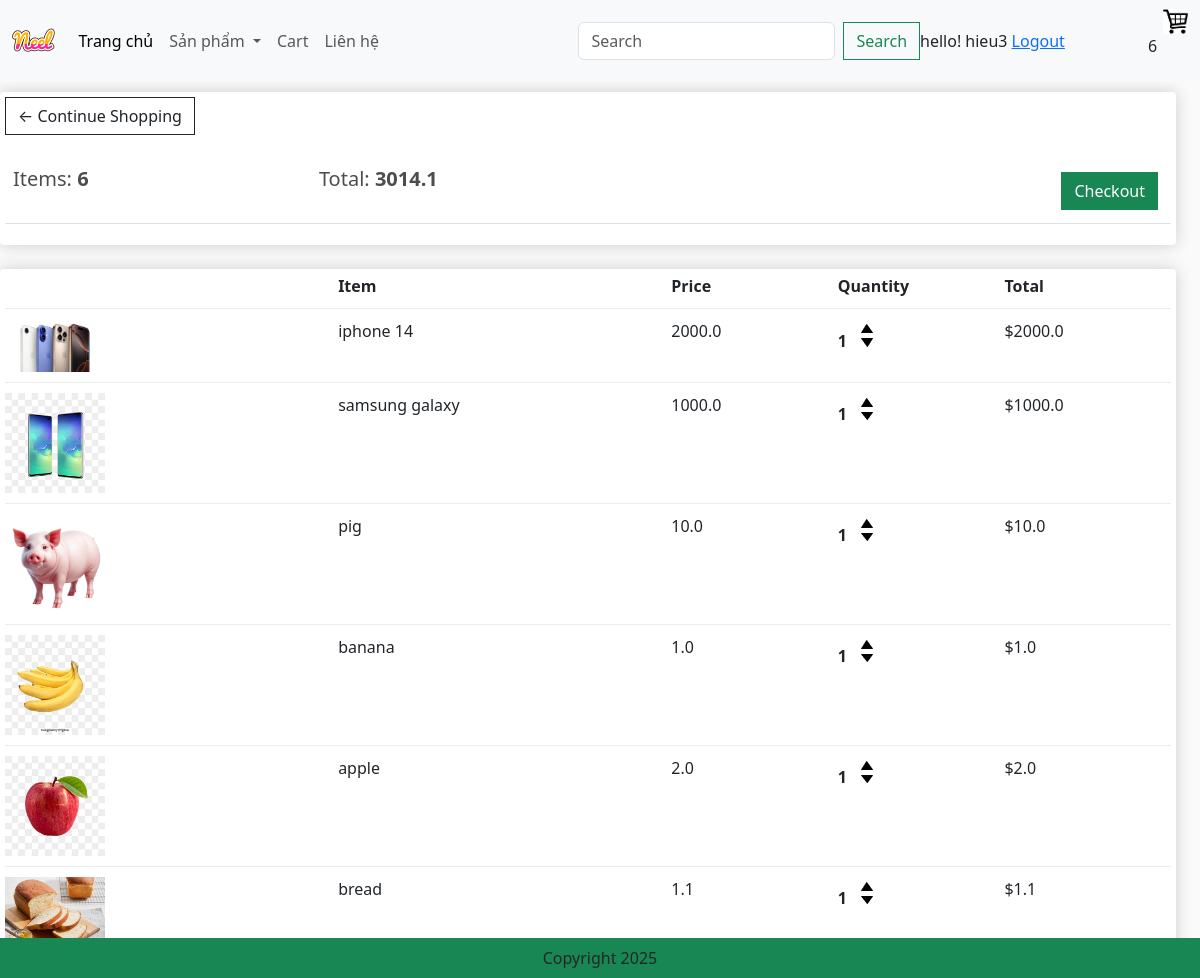
Page /cart/ (signed in) on the committed database.
### app/models.py (models this page shows, shortened)
class Order(models.Model):
    customer = models.ForeignKey(User,on_delete=models.SET_NULL,blank=True,null=True)
    date_order = models.DateTimeField(auto_now_add=True)
    complete = models.BooleanField(default=False,null=True,blank=False)
    transaction_id = models.CharField(max_length=200,null=True)
    @property
    def get_cart_items(self):
        orderitems = self.orderitem_set.all()
        total = sum([item.quantity for item in orderitems])
        return total
    def get_cart_total(self):
        orderitems = self.orderitem_set.all()
        total = sum([item.get_total for item in orderitems])
        return total

class OrderItem(models.Model):
    product = models.ForeignKey(Product,on_delete=models.SET_NULL,blank=True,null=True)
    order = models.ForeignKey(Order,on_delete=models.SET_NULL,blank=True,null=True)
    quantity = models.IntegerField(default=0,null=True,blank=True)
    date_added = models.DateTimeField(auto_now_add=True)
    @property
    def get_total(self):
        total = self.product.price * self.quantity
        return total

class Product(models.Model):
    category = models.ManyToManyField(Category,related_name='product')
    name = models.CharField(max_length=200,null=True)
    price = models.FloatField()
    digital = models.BooleanField(default=False,null=True,blank=False)
    image = models.ImageField(null=True,blank=True)
    detail = models.TextField(null=True,blank=True)
    @property
    def ImageURL(self):
        try:
            url = self.image.url
        except:
            url = ''
        return url

### app/views.py (the view)
# urls.py: path('cart/', views.cart, name="cart"),
def cart(request):
    if request.user.is_authenticated:
        customer = request.user
        order, created = Order.objects.get_or_create(customer = customer,complete=False)
        items = order.orderitem_set.all()
        cartItems = order.get_cart_items
        user_not_login = "hidden"
        user_login = "show"
    else:
        items = []
        order = {'get_cart_items':0, 'get_cart_total':0}
        cartItems = order['get_cart_items']
        user_not_login = "show"
        user_login = "hidden"
    categories = Category.objects.filter(is_sub=False)
    context={'categories':categories,'items':items,'order':order,'cartItems':cartItems,'user_not_login':user_not_login,'user_login':user_login}
    return render(request, 'app/cart.html',context)

### app/templates/app/cart.html
{% extends 'app/base.html' %}
{% load static %}
{% block cart_content %}
<div class="row" style='width:100%'>
	<div class="col-lg-12">
		<div class="box-element">
			<a  class="btn btn-outline-dark" href="{% url 'home' %}">&#x2190; Continue Shopping</a>
			<br>
			<br>
			<table class="table">
				<tr>
					<th><h5>Items: <strong>{{order.get_cart_items}}</strong></h5></th>
					<th><h5>Total:<strong> {{order.get_cart_total}}</strong></h5></th>
					<th>
						<a  style="float:right; margin:5px;" class="btn btn-success" href="{% url 'checkout' %}">Checkout</a>
					</th>
				</tr>
			</table>
		</div>
		<br>
		<div class="box-element">
			<div class="cart-row">
				<div style="flex:2"></div>
				<div style="flex:2"><strong>Item</strong></div>
				<div style="flex:1"><strong>Price</strong></div>
				<div style="flex:1"><strong>Quantity</strong></div>
				<div style="flex:1"><strong>Total</strong></div>
			</div>
			{% for item in items  %}
			<div class="cart-row">
				<div style="flex:2"><img class="row-image" src="{{item.product.ImageURL}}"></div>
				<div style="flex:2"><p>{{item.product.name}}</p></div>
				<div style="flex:1"><p>{{item.product.price}}</p></div>
				<div style="flex:1">
					<p class="quantity">{{item.quantity}}</p>
					<div class="quantity">
						<img data-product = {{item.product.id}} data-action = 'add' class="chg-quantity update-cart" src="{% static  'app/images/arrow-up.png' %}">
						<img data-product = {{item.product.id}} data-action = 'remove' class="chg-quantity update-cart" src="{% static  'app/images/arrow-down.png' %}">
					</div>
				</div>
				<div style="flex:1"><p>${{item.get_total}}</p></div>
			</div>
			{% endfor %}
		</div>
	</div>
</div>
{% endblock cart_content %}

### app/templates/app/base.html (shortened to what this page needs)
{% load static %}
<!DOCTYPE html>
<html>
    <head>
        <link href="https://cdn.jsdelivr.net/npm/bootstrap@5.3.6/dist/css/bootstrap.min.css" rel="stylesheet">
        <link href-"{% static 'app/css/style.css' %}" rel="stylesheet"/>
        <link href-"{% static 'app/css/owl.carousel.min.css' %}" rel="stylesheet"/>
        <link href-"{% static 'app/css/all.min.css' %}" rel="stylesheet"/>
        <link rel="stylesheet" type="text/css" href="{% static 'app/css/main.css' %}">
        <link rel="stylesheet" href="">
    </head>
    <body>
        <nav class="navbar navbar-expand-lg bg-body-tertiary">
            <div class="container-fluid">
                <a class="navbar-brand" href="{% url 'home' %}">
                    <img src=" {% static 'app/images/Neel.png' %} " with="50" height="50" />
                </a>
                <div class="collapse navbar-collapse" id="navbarSupportedContent">
                <ul class="navbar-nav me-auto mb-2 mb-lg-0">
                    <li class="nav-item">
                    <a class="nav-link active" aria-current="page" href="{% url 'home' %}">Trang chủ</a>
                    </li>
                    <li class="nav-item dropdown">
                    <a class="nav-link dropdown-toggle" href="#" role="button" data-bs-toggle="dropdown" aria-expanded="false">
                        Sản phẩm
                    </a>
                    </li>
                    <li class="nav-item">
                    <a class="nav-link" href="{% url 'cart' %}">Cart</a>
                    </li>
                    <li class="nav-item">
                    <a class="nav-link " href="#">Liên hệ</a>
                    </li>
                </ul>
                <form class="d-flex" role="search" method = POST action = "{% url 'search' %}">
                    <input class="form-control me-2" type="search" placeholder="Search" aria-label="Search" name="searched"/>
                    <button class="btn btn-outline-success" type="submit">Search</button>
                </form>
                </div>
                    <div class='form-inline my-2 my-lg-0' style = "visibility: {{user_login}}">
                        <span> hello! {{request.user}}</span>
                        <span><a href= "{% url 'logout' %}"> Logout</a></span>
                    </div>
                <div class='form-inline my-2 my-lg-0'>
                    <a href="{% url 'cart' %}"><img id ="cart-icon" src="{% static 'images/cart.png' %}"></a>
                    <p id='cart_total'>{{cartItems}}</p>
                </div>
            </div>
        </nav>
        {% block cart_content %}{% endblock cart_content %}
        <Footer class="container--fluid bg-success text-center fixed-bottom p-2 mt-5">
                Copyright 2025
        </footer>
    </body>
</html>

### app/static/app/css/main.css (style rules this page uses)
body { background-color: hsl(0, 0%, 98%); }
h1,h2,h3,h4,h5,h6 { color:hsl(0, 0%, 30%); }
.box-element { box-shadow:hsl(0, 0%, 80%) 0 0 16px; background-color: #fff; border-radius: 4px; padding: 5px; }
#cart-icon { width:25px; display: inline-block; margin-left: 15px; }
.col-lg-3, .col-lg-4, .col-lg-6, .col-lg-8, .col-lg-12 { margin-top: 10px; }
.btn { border-radius: 0; }
.row-image { width: 100px; }
.cart-row { display: flex; align-items: flex-stretch; padding-bottom: 10px; margin-bottom: 10px; border-bottom: 1px solid #ececec; }
.quantity { display: inline-block; font-weight: 700; padding-right:10px; }
.chg-quantity { width: 12px; cursor: pointer; display: block; margin-top: 5px; transition:.1s; }

### rows in the picture
Order: get_cart_items "6", get_cart_total "3014.1"
OrderItem: product.ImageURL (picture), product.name "iphone 14", product.price "2000.0", quantity "1", get_total "2000.0"
OrderItem: product.ImageURL (picture), product.name "samsung galaxy", product.price "1000.0", quantity "1", get_total "1000.0"
OrderItem: product.ImageURL (picture), product.name "pig", product.price "10.0", quantity "1", get_total "10.0"
OrderItem: product.ImageURL (picture), product.name "banana", product.price "1.0", quantity "1", get_total "1.0"
OrderItem: product.ImageURL (picture), product.name "apple", product.price "2.0", quantity "1", get_total "2.0"
OrderItem: product.ImageURL (picture), product.name "bread", product.price "1.1", quantity "1", get_total "1.1"

### other values in the picture
{{ request.user }} "hieu3"
{{ cartItems }} "6"
